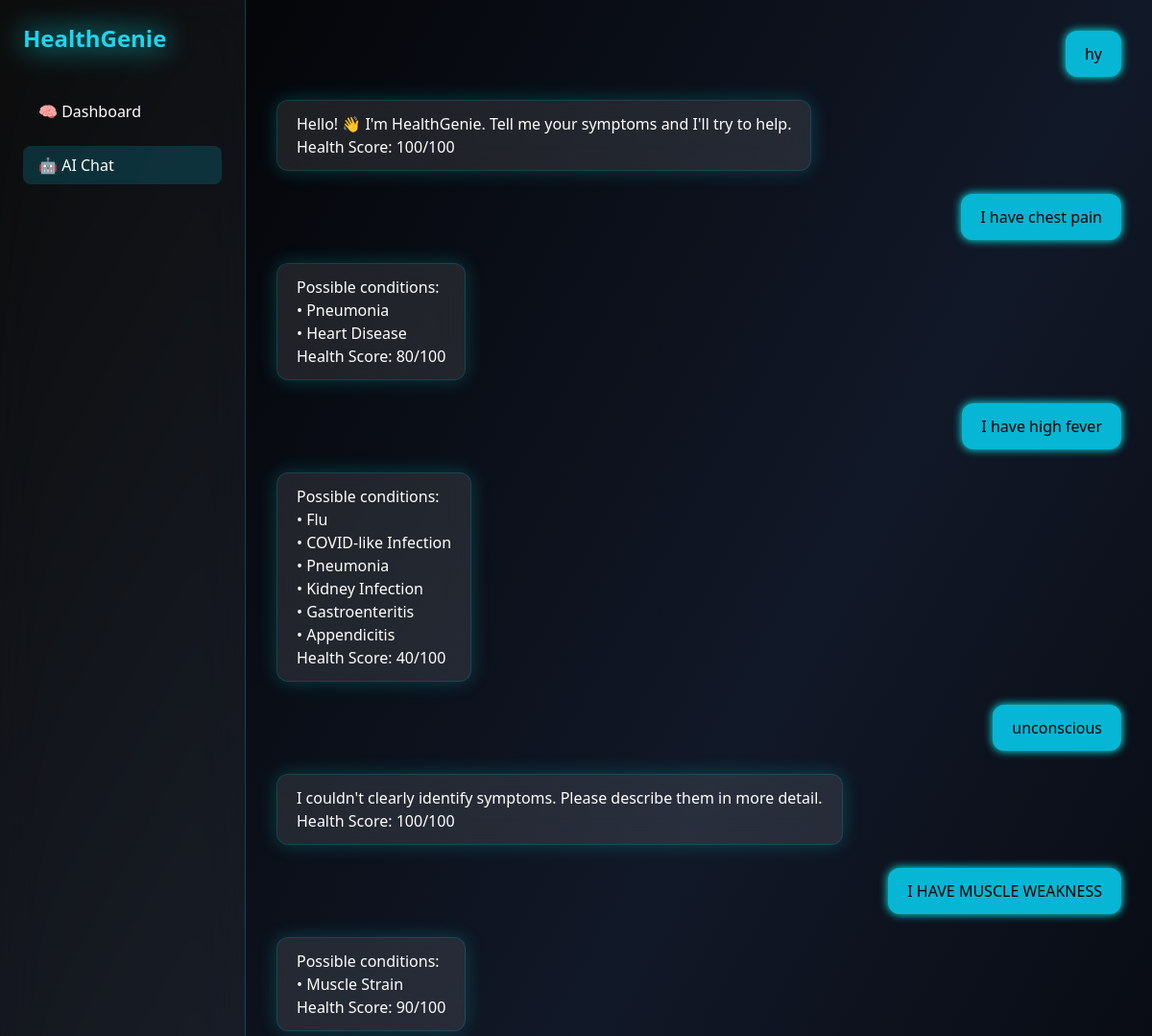
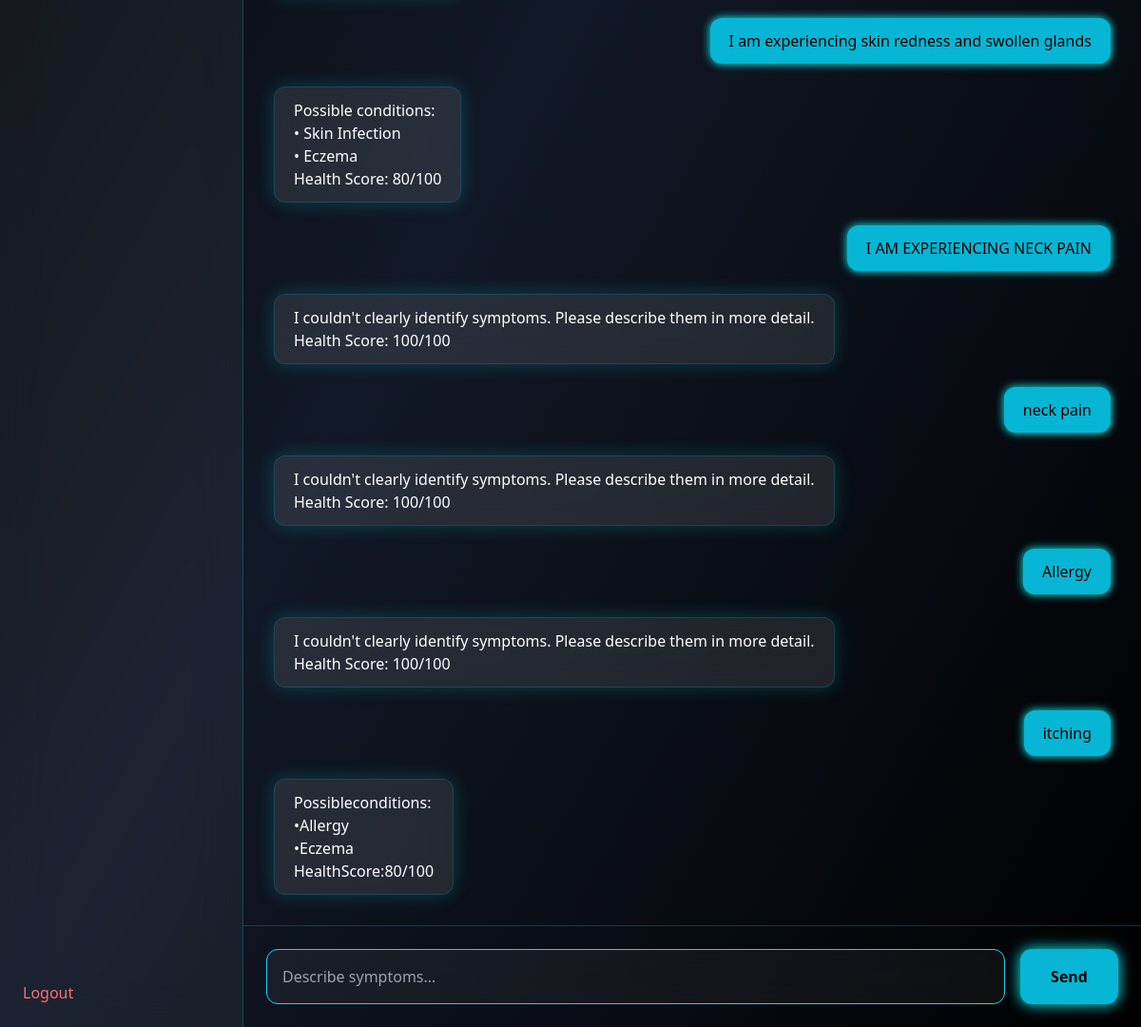
The page /chat (signed in) on the database its author committed (2 pictures, top to bottom).
### tables this page shows
CREATE TABLE chat_messages (
        id INTEGER PRIMARY KEY AUTOINCREMENT,
        user_id INTEGER,
        sender TEXT,
        message TEXT,
        timestamp DATETIME DEFAULT CURRENT_TIMESTAMP
    );

### app.py (the view, shortened to what this page needs)
@app.route("/chat", methods=["GET", "POST"])
def chat():
    if "user_id" not in session:
        return redirect(url_for("login"))
    conn = get_db()
    cursor = conn.cursor()
    cursor.execute(
        "SELECT * FROM chat_messages WHERE user_id=? ORDER BY id ASC",
        (session["user_id"],),
    )
    messages = cursor.fetchall()
    conn.close()
    return render_template("chat.html", messages=messages)

### app.py (called while the page is built)
def get_db():
    conn = sqlite3.connect(DATABASE)
    conn.row_factory = sqlite3.Row
    return conn

### templates/chat.html (shortened to what this page needs)
<!DOCTYPE html>
<html>
<head>
    <script src="https://cdn.tailwindcss.com"></script>
</head>
<body class="bg-gradient-to-br from-black via-gray-900 to-black text-white min-h-screen flex">
<div class="w-64 bg-white/5 backdrop-blur-xl border-r border-cyan-500/30 p-6 flex flex-col justify-between">
    <div>
        <h1 class="text-2xl font-bold text-cyan-400 drop-shadow-[0_0_15px_cyan]">
            HealthGenie
        </h1>
        <nav class="mt-10 space-y-4">
            <a href="/dashboard" class="block px-4 py-2 rounded-lg hover:bg-cyan-500/20">
                🧠 Dashboard
            </a>
            <a href="/chat" class="block px-4 py-2 rounded-lg bg-cyan-500/20">
                🤖 AI Chat
            </a>
        </nav>
    </div>
    <a href="/logout" class="text-red-400 hover:text-red-500">
        Logout
    </a>
</div>
<div class="flex-1 flex flex-col">
   <div id="chatBox" class="flex-1 overflow-y-auto p-8 space-y-6">
        {% for msg in messages %}
            {% if msg.sender == "User" %}
                <div class="text-right">
                    <span class="inline-block bg-cyan-500 text-black px-5 py-3 rounded-xl shadow-[0_0_10px_cyan]">
                        {{ msg.message }}
                    </span>
                </div>
            {% else %}
                <div class="text-left">
<span class="ai-message inline-block bg-white/10 backdrop-blur-lg px-5 py-3 rounded-xl border border-cyan-500/20 shadow-[0_0_20px_rgba(0,255,255,0.2)] whitespace-pre-line">                        {{ msg.message }}
                    </span>
                </div>
            {% endif %}
        {% endfor %}
    </div>
    <form method="POST" class="p-6 border-t border-cyan-500/30 flex space-x-4">
        <input type="text" name="message"
               class="flex-1 p-4 bg-white/5 backdrop-blur-lg border border-cyan-400 rounded-xl focus:outline-none focus:ring-2 focus:ring-cyan-400"
               placeholder="Describe symptoms..."
               required>
        <button type="submit"
                class="px-8 bg-cyan-500 text-black rounded-xl font-bold hover:bg-cyan-400 shadow-[0_0_15px_cyan]">
            Send
        </button>
    </form>
</div>
</body>
</html>

### templates/chat.html (style rules this page uses)
body { opacity: 0; transition: opacity 0.4s ease-in-out; }
body.loaded { opacity: 1; }

### rows shown on the page
chat_messages: message "hy"
chat_messages: message "Hello! 👋 I'm HealthGenie. Tell me your symptoms and I'll try to help. Health Score: 100/100"
chat_messages: message "I have chest pain"
chat_messages: message "Possible conditions: • Pneumonia • Heart Disease Health Score: 80/100"
chat_messages: message "I have high fever"
chat_messages: message "Possible conditions: • Flu • COVID‑like Infection • Pneumonia • Kidney Infection • Gastroenteritis • Appendicitis Health Score: 40/100"
chat_messages: message "unconscious"
chat_messages: message "I couldn't clearly identify symptoms. Please describe them in more detail. Health Score: 100/100"
chat_messages: message "I HAVE MUSCLE WEAKNESS"
chat_messages: message "Possible conditions: • Muscle Strain Health Score: 90/100"
chat_messages: message "I am experiencing skin redness and swollen glands"
chat_messages: message "Possible conditions: • Skin Infection • Eczema Health Score: 80/100"
chat_messages: message "I AM EXPERIENCING NECK PAIN"
chat_messages: message "I couldn't clearly identify symptoms. Please describe them in more detail. Health Score: 100/100"
chat_messages: message "neck pain"
chat_messages: message "I couldn't clearly identify symptoms. Please describe them in more detail. Health Score: 100/100"
chat_messages: message "Allergy"
chat_messages: message "I couldn't clearly identify symptoms. Please describe them in more detail. Health Score: 100/100"
chat_messages: message "itching"
